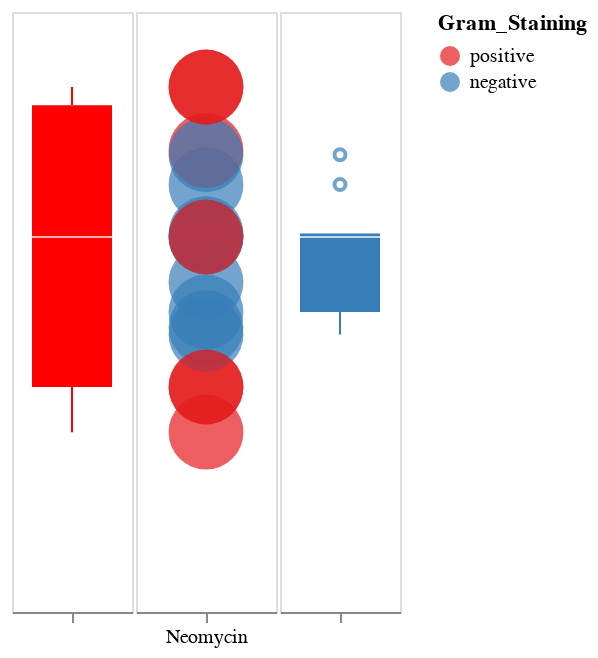

Notebook code cell kept with this figure:
### Code cell
main_N = alt.Chart(data).mark_circle(size=1400,opacity=0.7).transform_calculate(
    invert_MIC = "1.0/datum.MIC",
).transform_filter(
    alt.datum.Antibiotic == "Neomycin",
).encode(
    x=alt.X("Antibiotic:N",title="",axis=alt.Axis(labelAngle=0)),
    y=alt.Y("invert_MIC:Q",scale=alt.Scale(type="log",domain=[0.0001, 10000]),axis=None, title=""),
    color=alt.Color("Gram_Staining", scale=alt.Scale(domain=['positive', 'negative'],scheme='set1')),
).properties(width=70)

pos_N = alt.Chart(data).mark_circle(size=600,opacity=0.7).transform_calculate(
    invert_MIC = "1.0/datum.MIC",
).transform_filter(
    alt.datum.Antibiotic == "Neomycin",
).transform_filter(
    alt.datum.Gram_Staining == 'positive',
).transform_calculate(
    invert_MIC = "1.0/datum.MIC",
).mark_boxplot(color="red",size=40).encode(
    x=alt.X("Antibiotic:N",axis=alt.Axis(labels=False), title=""),
    y=alt.Y("invert_MIC:Q",scale=alt.Scale(type="log",domain=[0.0001, 10000]),axis=None),
).properties(width=60)

neg_N = alt.Chart(data).mark_circle(size=600,opacity=0.7).transform_calculate(
    invert_MIC = "1.0/datum.MIC",
).transform_filter(
    alt.datum.Antibiotic == "Neomycin",
).transform_filter(
    alt.datum.Gram_Staining != 'positive',
).transform_calculate(
    invert_MIC = "1.0/datum.MIC",
).mark_boxplot(color="#377eb8",size=40).encode(
    x=alt.X("Antibiotic:N",axis=alt.Axis(labels=False), title=""),
    y=alt.Y("invert_MIC:Q",scale=alt.Scale(type="log",domain=[0.0001, 10000]),axis=None, title=""),
).properties(width=60)

N = alt.hconcat(alt.hconcat(pos_N, main_N,spacing=0),neg_N,spacing=0).resolve_scale(y="shared")
N

### Figure 1 — Vega-Lite specification as saved in the notebook (floating-point values rounded to 4 significant figures)
{"config": {"view": {"continuousWidth": 400, "continuousHeight": 300}}, "hconcat": [{"hconcat": [{"mark": {"type": "boxplot", "color": "red", "size": 40}, "encoding": {"x": {"type": "nominal", "axis": {"labels": false}, "field": "Antibiotic", "title": ""}, "y": {"type": "quantitative", "axis": null, "field": "invert_MIC", "scale": {"domain": [0.0001, 10000], "type": "log"}}}, "transform": [{"calculate": "1.0/datum.MIC", "as": "invert_MIC"}, {"filter": "(datum.Antibiotic === 'Neomycin')"}, {"filter": "(datum.Gram_Staining === 'positive')"}, {"calculate": "1.0/datum.MIC", "as": "invert_MIC"}], "width": 60}, {"mark": {"type": "circle", "opacity": 0.7, "size": 1400}, "encoding": {"color": {"type": "nominal", "field": "Gram_Staining", "scale": {"domain": ["positive", "negative"], "scheme": "set1"}}, "x": {"type": "nominal", "axis": {"labelAngle": 0}, "field": "Antibiotic", "title": ""}, "y": {"type": "quantitative", "axis": null, "field": "invert_MIC", "scale": {"domain": [0.0001, 10000], "type": "log"}, "title": ""}}, "transform": [{"calculate": "1.0/datum.MIC", "as": "invert_MIC"}, {"filter": "(datum.Antibiotic === 'Neomycin')"}], "width": 70}], "spacing": 0}, {"mark": {"type": "boxplot", "color": "#377eb8", "size": 40}, "encoding": {"x": {"type": "nominal", "axis": {"labels": false}, "field": "Antibiotic", "title": ""}, "y": {"type": "quantitative", "axis": null, "field": "invert_MIC", "scale": {"domain": [0.0001, 10000], "type": "log"}, "title": ""}}, "transform": [{"calculate": "1.0/datum.MIC", "as": "invert_MIC"}, {"filter": "(datum.Antibiotic === 'Neomycin')"}, {"filter": "(datum.Gram_Staining !== 'positive')"}, {"calculate": "1.0/datum.MIC", "as": "invert_MIC"}], "width": 60}], "data": {"name": "data-7a1e331d45b5e39fe499073775468faf"}, "resolve": {"scale": {"y": "shared"}}, "spacing": 0, "$schema": "https://vega.github.io/schema/vega-lite/v4.0.2.json", "datasets": {"data-7a1e331d45b5e39fe499073775468faf": [{"Bacteria": "Aerobacter aerogenes", "Antibiotic": "Penicilin", "MIC": 870.0, "Gram_Staining": "negative"}, {"Bacteria": "Brucella abortus", "Antibiotic": "Penicilin", "MIC": 1.0, "Gram_Staining": "negative"}, {"Bacteria": "Brucella anthracis", "Antibiotic": "Penicilin", "MIC": 0.001, "Gram_Staining": "positive"}, {"Bacteria": "Diplococcus pneumoniae", "Antibiotic": "Penicilin", "MIC": 0.005, "Gram_Staining": "positive"}, {"Bacteria": "Escherichia coli", "Antibiotic": "Penicilin", "MIC": 100.0, "Gram_Staining": "negative"}, {"Bacteria": "Klebsiella pneumoniae", "Antibiotic": "Penicilin", "MIC": 850.0, "Gram_Staining": "negative"}, {"Bacteria": "Mycobacterium tuberculosis", "Antibiotic": "Penicilin", "MIC": 800.0, "Gram_Staining": "negative"}, {"Bacteria": "Proteus vulgaris", "Antibiotic": "Penicilin", "MIC": 3.0, "Gram_Staining": "negative"}, {"Bacteria": "Pseudomonas aeruginosa ", "Antibiotic": "Penicilin", "MIC": 850.0, "Gram_Staining": "negative"}, {"Bacteria": "Salmonella (Eberthella) typhosa ", "Antibiotic": "Penicilin", "MIC": 1.0, "Gram_Staining": "negative"}, {"Bacteria": "Salmonella schottmuelleri ", "Antibiotic": "Penicilin", "MIC": 10.0, "Gram_Staining": "negative"}, {"Bacteria": "Staphylococcus albus ", "Antibiotic": "Penicilin", "MIC": 0.007, "Gram_Staining": "positive"}, {"Bacteria": "Staphylococcus aureus ", "Antibiotic": "Penicilin", "MIC": 0.03, "Gram_Staining": "positive"}, {"Bacteria": "Streptococcus fecalis ", "Antibiotic": "Penicilin", "MIC": 1.0, "Gram_Staining": "positive"}, {"Bacteria": "Streptococcus hemolyticus ", "Antibiotic": "Penicilin", "MIC": 0.001, "Gram_Staining": "positive"}, {"Bacteria": "Streptococcus viridans", "Antibiotic": "Penicilin", "MIC": 0.005, "Gram_Staining": "positive"}, {"Bacteria": "Aerobacter aerogenes", "Antibiotic": "Streptomycin ", "MIC": 1.0, "Gram_Staining": "negative"}, {"Bacteria": "Brucella abortus", "Antibiotic": "Streptomycin ", "MIC": 2.0, "Gram_Staining": "negative"}, {"Bacteria": "Brucella anthracis", "Antibiotic": "Streptomycin ", "MIC": 0.01, "Gram_Staining": "positive"}, {"Bacteria": "Diplococcus pneumoniae", "Antibiotic": "Streptomycin ", "MIC": 11.0, "Gram_Staining": "positive"}, {"Bacteria": "Escherichia coli", "Antibiotic": "Streptomycin ", "MIC": 0.4, "Gram_Staining": "negative"}, {"Bacteria": "Klebsiella pneumoniae", "Antibiotic": "Streptomycin ", "MIC": 1.2, "Gram_Staining": "negative"}, {"Bacteria": "Mycobacterium tuberculosis", "Antibiotic": "Streptomycin ", "MIC": 5.0, "Gram_Staining": "negative"}, {"Bacteria": "Proteus vulgaris", "Antibiotic": "Streptomycin ", "MIC": 0.1, "Gram_Staining": "negative"}, {"Bacteria": "Pseudomonas aeruginosa ", "Antibiotic": "Streptomycin ", "MIC": 2.0, "Gram_Staining": "negative"}, {"Bacteria": "Salmonella (Eberthella) typhosa ", "Antibiotic": "Streptomycin ", "MIC": 0.4, "Gram_Staining": "negative"}, {"Bacteria": "Salmonella schottmuelleri ", "Antibiotic": "Streptomycin ", "MIC": 0.8, "Gram_Staining": "negative"}, {"Bacteria": "Staphylococcus albus ", "Antibiotic": "Streptomycin ", "MIC": 0.1, "Gram_Staining": "positive"}, {"Bacteria": "Staphylococcus aureus ", "Antibiotic": "Streptomycin ", "MIC": 0.03, "Gram_Staining": "positive"}, {"Bacteria": "Streptococcus fecalis ", "Antibiotic": "Streptomycin ", "MIC": 1.0, "Gram_Staining": "positive"}, {"Bacteria": "Streptococcus hemolyticus ", "Antibiotic": "Streptomycin ", "MIC": 14.0, "Gram_Staining": "positive"}, {"Bacteria": "Streptococcus viridans", "Antibiotic": "Streptomycin ", "MIC": 10.0, "Gram_Staining": "positive"}, {"Bacteria": "Aerobacter aerogenes", "Antibiotic": "Neomycin", "MIC": 1.6, "Gram_Staining": "negative"}, {"Bacteria": "Brucella abortus", "Antibiotic": "Neomycin", "MIC": 0.02, "Gram_Staining": "negative"}, {"Bacteria": "Brucella anthracis", "Antibiotic": "Neomycin", "MIC": 0.007, "Gram_Staining": "positive"}, {"Bacteria": "Diplococcus pneumoniae", "Antibiotic": "Neomycin", "MIC": 10.0, "Gram_Staining": "positive"}, {"Bacteria": "Escherichia coli", "Antibiotic": "Neomycin", "MIC": 0.1, "Gram_Staining": "negative"}, {"Bacteria": "Klebsiella pneumoniae", "Antibiotic": "Neomycin", "MIC": 1.0, "Gram_Staining": "negative"}, {"Bacteria": "Mycobacterium tuberculosis", "Antibiotic": "Neomycin", "MIC": 2.0, "Gram_Staining": "negative"}, {"Bacteria": "Proteus vulgaris", "Antibiotic": "Neomycin", "MIC": 0.1, "Gram_Staining": "negative"}, {"Bacteria": "Pseudomonas aeruginosa ", "Antibiotic": "Neomycin", "MIC": 0.4, "Gram_Staining": "negative"}, {"Bacteria": "Salmonella (Eberthella) typhosa ", "Antibiotic": "Neomycin", "MIC": 0.008, "Gram_Staining": "negative"}, {"Bacteria": "Salmonella schottmuelleri ", "Antibiotic": "Neomycin", "MIC": 0.09, "Gram_Staining": "negative"}, {"Bacteria": "Staphylococcus albus ", "Antibiotic": "Neomycin", "MIC": 0.001, "Gram_Staining": "positive"}, {"Bacteria": "Staphylococcus aureus ", "Antibiotic": "Neomycin", "MIC": 0.001, "Gram_Staining": "positive"}, {"Bacteria": "Streptococcus fecalis ", "Antibiotic": "Neomycin", "MIC": 0.1, "Gram_Staining": "positive"}, {"Bacteria": "Streptococcus hemolyticus ", "Antibiotic": "Neomycin", "MIC": 10.0, "Gram_Staining": "positive"}, {"Bacteria": "Streptococcus viridans", "Antibiotic": "Neomycin", "MIC": 40.0, "Gram_Staining": "positive"}]}}
